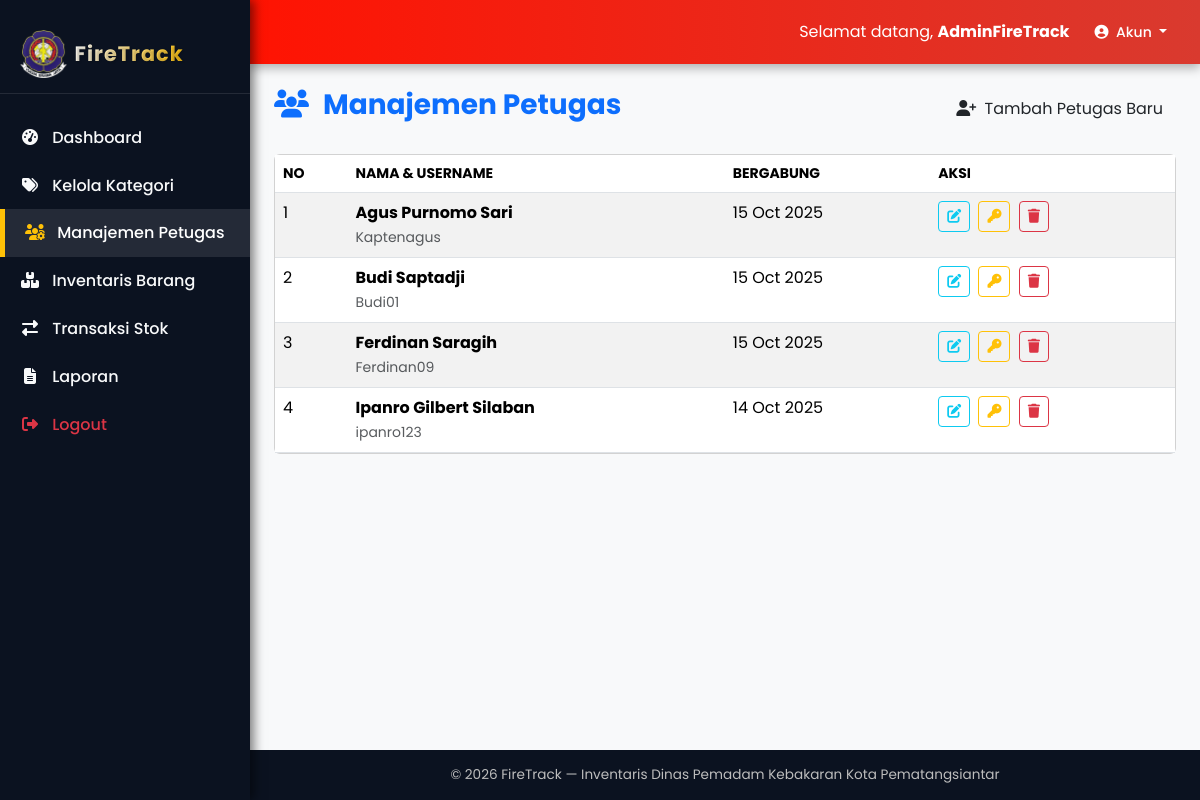
The app's page /users.php (signed in) with its own data.
### tables this page shows
CREATE TABLE `users` (
  `id` int(10) UNSIGNED NOT NULL,
  `username` varchar(50) NOT NULL,
  `password` varchar(255) NOT NULL,
  `nama` varchar(150) DEFAULT NULL,
  `role` enum('admin','petugas') NOT NULL DEFAULT 'petugas',
  `created_at` timestamp NOT NULL DEFAULT CURRENT_TIMESTAMP
);

### users.php (the view, shortened to what this page needs)
<?php
$user = $_SESSION['user'];
$userId = $user['id'] ?? 0;
function esc($s) {
    return htmlspecialchars($s ?? '', ENT_QUOTES | ENT_SUBSTITUTE, 'UTF-8');
}
$isCurrentUser = function ($id) use ($userId) {
    return $id === $userId;
};
$data_users = [];
$res_users = $conn->query("SELECT id, username, nama, role, created_at FROM users WHERE role = 'petugas' ORDER BY nama ASC");
if ($res_users) {
    while ($row = $res_users->fetch_assoc()) {
        $data_users[] = $row;
    }
}
require_once 'header.php';
require_once 'sidebar.php';
require_once 'navbar.php';
?>
<div class="page-wrapper d-flex flex-column flex-grow-1">
    <div class="container-fluid content-area p-4 flex-grow-1">
        <div class="d-flex justify-content-between align-items-center mb-4">
            <h1 class="h3 fw-bold text-primary"><i class="fa fa-users me-2"></i> Manajemen Petugas</h1>
            <button class="btn btn-action" data-bs-toggle="modal" data-bs-target="#addEditModal" data-mode="add">
                <i class="fa fa-user-plus me-1"></i> Tambah Petugas Baru
            </button>
        </div>
        <div class="card main-card">
            <div class="card-body p-0">
                <div class="table-responsive">
                    <?php if (empty($data_users)): ?>
                        <div class="alert alert-info m-3 text-center">Belum ada Petugas yang terdaftar.</div>
                    <?php else: ?>
                        <table class="table table-striped table-hover mb-0">
                            <thead class="small text-uppercase bg-light">
                                <tr>
                                    <th>No</th>
                                    <th>Nama & Username</th>
                                    <th>Bergabung</th>
                                    <th>Aksi</th>
                                </tr>
                            </thead>
                            <tbody>
                                <?php $i = 1; foreach ($data_users as $u): ?>
                                <tr data-id="<?= $u['id'] ?>" data-nama="<?= esc($u['nama']) ?>" data-role="<?= esc($u['role']) ?>">
                                    <td><?= $i++ ?></td>
                                    <td>
                                        <span class="fw-bold"><?= esc($u['nama']) ?></span><br>
                                        <small class="text-muted"><?= esc($u['username']) ?></small>
                                    </td>
                                    <td><?= date('d M Y', strtotime($u['created_at'])) ?></td>
                                    <td>
                                        <button class="btn btn-sm btn-outline-info me-1 btn-edit" title="Edit Pengguna"
                                            data-bs-toggle="modal" data-bs-target="#addEditModal" data-mode="edit"
                                            data-id="<?= $u['id'] ?>" data-nama="<?= esc($u['nama']) ?>" data-username="<?= esc($u['username']) ?>">
                                            <i class="fa fa-edit"></i>
                                        </button>
                                        <button class="btn btn-sm btn-outline-warning me-1" title="Reset Password"
                                            data-bs-toggle="modal" data-bs-target="#resetPasswordModal" data-id="<?= $u['id'] ?>" data-nama="<?= esc($u['nama']) ?>">
                                            <i class="fa fa-key"></i>
                                        </button>
                                        <form method="POST" style="display:inline-block;">
                                            <button type="submit" class="btn btn-sm btn-outline-danger"
                                                <?= $isCurrentUser($u['id']) ? 'disabled' : '' ?>
                                                onclick="return confirm('Yakin menghapus pengguna <?= esc($u['nama']) ?>? Transaksi yang dibuat pengguna ini tidak akan terhapus.')">
                                                <i class="fa fa-trash"></i>
                                            </button>
                                        </form>
                                    </td>
                                </tr>
                                <?php endforeach; ?>
                            </tbody>
                        </table>
                    <?php endif; ?>
                </div>
            </div>
        </div>
    </div>
</div>
<?php require_once 'footer.php'; ?>

### records on screen
users: nama "Agus Purnomo Sari", username "Kaptenagus", created_at "15 Oct 2025"
users: nama "Budi Saptadji", username "Budi01", created_at "15 Oct 2025"
users: nama "Ferdinan Saragih", username "Ferdinan09", created_at "15 Oct 2025"
users: nama "Ipanro Gilbert Silaban", username "ipanro123", created_at "14 Oct 2025"

### other values on screen
$userName "AdminFireTrack"
